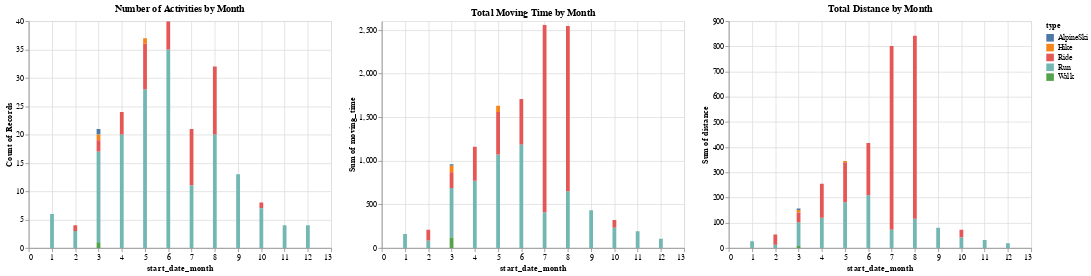

The notebook cell saved with this chart:
### Code cell
data = df[['id','type','start_date_month','moving_time','distance']].copy()

chart_activities = alt.Chart(data).mark_bar().encode(
    x='start_date_month',
    y='count(id)',
    color='type',
    tooltip=['start_date_month','type','count(id)']
).interactive()

chart_time = alt.Chart(data).mark_bar().encode(
    x='start_date_month',
    y='sum(moving_time)',
    color='type',
    tooltip=['start_date_month','type','sum(moving_time)']
).interactive()

chart_distance = alt.Chart(data).mark_bar().encode(
    x='start_date_month',
    y='sum(distance)',
    color='type',
    tooltip=['start_date_month','type','sum(distance)']
).interactive()

chart_activities.title = 'Number of Activities by Month'
chart_time.title = 'Total Moving Time by Month'
chart_distance.title = 'Total Distance by Month'

chart = alt.hconcat(chart_activities, chart_time, chart_distance)

chart

### Figure 1 — Vega-Lite specification as saved in the notebook (floating-point values rounded to 4 significant figures; data arrays with more than 128 entries replaced by an {"elided": "..."} marker saying what was removed)
{"$schema": "https://vega.github.io/schema/vega-lite/v3.4.0.json", "config": {"mark": {"tooltip": null}, "view": {"height": 300, "width": 400}}, "data": {"name": "data-f031075f2df454175b942290a05d9178"}, "datasets": {"data-f031075f2df454175b942290a05d9178": {"elided": "214 records"}}, "hconcat": [{"encoding": {"color": {"field": "type", "type": "nominal"}, "tooltip": [{"field": "start_date_month", "type": "quantitative"}, {"field": "type", "type": "nominal"}, {"aggregate": "count", "field": "id", "type": "quantitative"}], "x": {"field": "start_date_month", "type": "quantitative"}, "y": {"aggregate": "count", "field": "id", "type": "quantitative"}}, "mark": "bar", "selection": {"selector006": {"bind": "scales", "encodings": ["x", "y"], "type": "interval"}}, "title": "Number of Activities by Month"}, {"encoding": {"color": {"field": "type", "type": "nominal"}, "tooltip": [{"field": "start_date_month", "type": "quantitative"}, {"field": "type", "type": "nominal"}, {"aggregate": "sum", "field": "moving_time", "type": "quantitative"}], "x": {"field": "start_date_month", "type": "quantitative"}, "y": {"aggregate": "sum", "field": "moving_time", "type": "quantitative"}}, "mark": "bar", "selection": {"selector007": {"bind": "scales", "encodings": ["x", "y"], "type": "interval"}}, "title": "Total Moving Time by Month"}, {"encoding": {"color": {"field": "type", "type": "nominal"}, "tooltip": [{"field": "start_date_month", "type": "quantitative"}, {"field": "type", "type": "nominal"}, {"aggregate": "sum", "field": "distance", "type": "quantitative"}], "x": {"field": "start_date_month", "type": "quantitative"}, "y": {"aggregate": "sum", "field": "distance", "type": "quantitative"}}, "mark": "bar", "selection": {"selector008": {"bind": "scales", "encodings": ["x", "y"], "type": "interval"}}, "title": "Total Distance by Month"}]}
